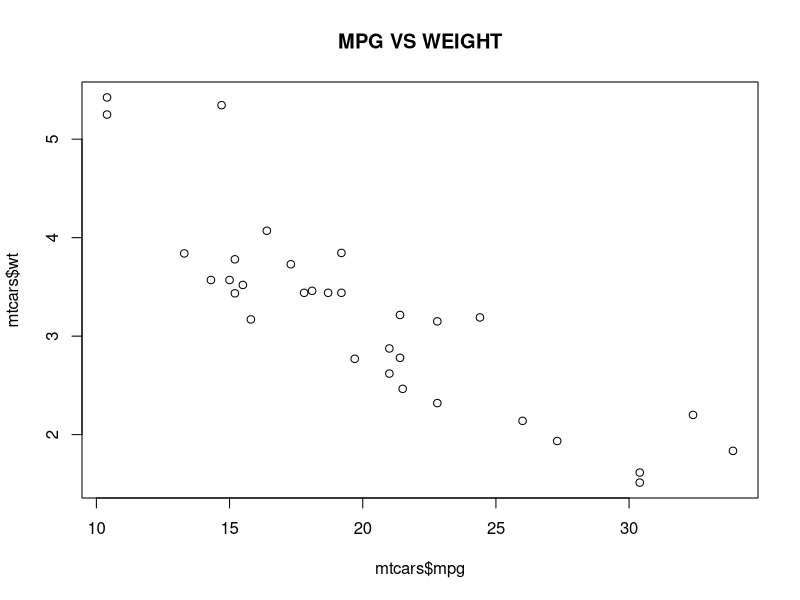
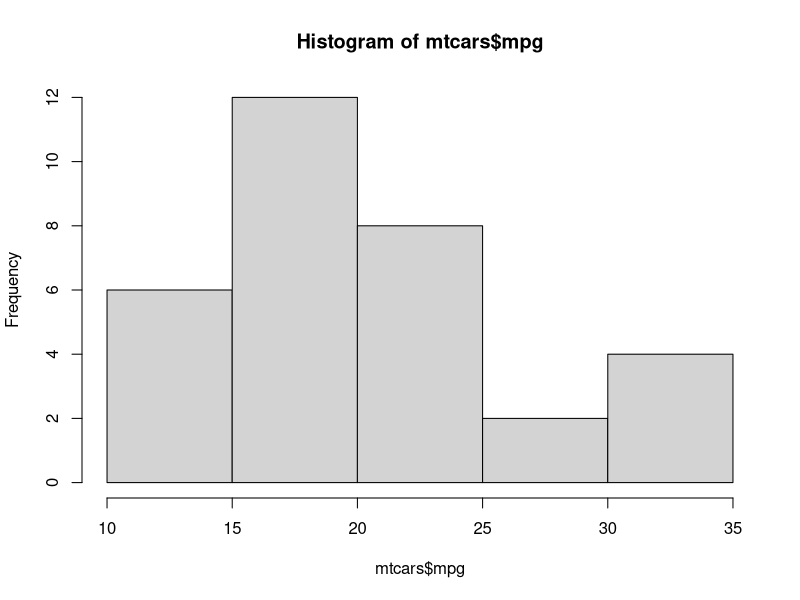

The R script that drew these images, in order:
25 / 5

2^3


x <- 50

x

message <- "Learning R is fucking fun"

message

# 42 <- this is an integer
# "Statistics" <- this is a string
# TRUE <- this is a boolean

convert <- as.numeric("123")
convert
as.numeric("123")
as.numeric("Learning R")

PositiveIntegers <- c(1, 2, 3, 4, 5)
PositiveIntegers
#testing
PositiveIntegers[1:3]
PositiveIntegers[c(1:2, 5)]



FavoriteFruits <- c("mango", "kiwi", "strawberry", "apple")
FavoriteFruits

v <- c(10,20,30,40,50)
v[3]
v[c(1, 5)]

v <- c(1,2,3)
v * 5
v + c(10,20,30)
#testing
v + c(10,20) # <- you can only do operations between same dimension vectors

10 > 5
"Data" == "data" #R and i guess every programming language is case sensitive
c(1,2,3) > 2 #R iterates through all elements of a vector when evaluating/comparing
c(1:1000) > 2 # CONFIRMATION OF ABOVE ACCLAMATION


mtcars
mtcars[1:6]
mean(mtcars[1]) # <- wrong
mpg <- mtcars[[1]]
# OR
mpg <- mtcars$mpg
mpg
class(mpg) # <- THIS IS HOW YOU SEE WHAT CLASS A VARIABLE IS
mean(mpg)

cyl <- mtcars[[2]]
sixcylinders <- sum(cyl == 6) ## <- sum function helps you determine the amount of times a certain object type is repeated
sixcylinders
#test
fruitsinmyhouse <- c(rep("mango", 6), rep("strawberry", 10))
fruitsinmyhouse
amountofmangos <- sum(fruitsinmyhouse == "mango")
amountofmangos

mtcars
plot(mtcars$mpg, mtcars$wt,
     main = "MPG VS WEIGHT")

hist(mtcars$mpg)


v1 <- c(1, 2, 3)
v2 <- c(10,20)
v1 + v2 #This will not be possible since when operating vectors they must be same dimension
         
#When using ?plot, we get a guide on the function, apparently if we type in
# a "?" followed by a real function, it gives you a guide about it

